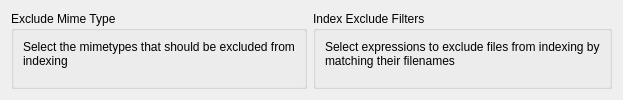
<?xml version="1.0" encoding="UTF-8"?>
<ui version="4.0">
 <author>Sebastian Trueg &lt;trueg@kde.org&gt;</author>
 <class>ExcludeFilterSelectionWidget</class>
 <widget class="QWidget" name="ExcludeFilterSelectionWidget">
  <layout class="QHBoxLayout" name="horizontalLayout">
   <item>
    <widget class="QGroupBox" name="groupBox_3">
     <property name="title">
      <string>Exclude Mime Type</string>
     </property>
     <layout class="QVBoxLayout" name="verticalLayout_3">
      <item>
       <widget class="QLabel" name="label">
        <property name="text">
         <string>Select the mimetypes that should be excluded from indexing</string>
        </property>
        <property name="wordWrap">
         <bool>true</bool>
        </property>
       </widget>
      </item>
      <item>
       <widget class="KEditListWidget" name="m_editMimeTypeExcludes"/>
      </item>
     </layout>
    </widget>
   </item>
   <item>
    <widget class="QGroupBox" name="groupBox">
     <property name="title">
      <string>Index Exclude Filters</string>
     </property>
     <layout class="QVBoxLayout" name="verticalLayout">
      <item>
       <widget class="QLabel" name="label_2">
        <property name="text">
         <string>Select expressions to exclude files from indexing by matching their filenames</string>
        </property>
        <property name="wordWrap">
         <bool>true</bool>
        </property>
       </widget>
      </item>
      <item>
       <widget class="KEditListWidget" name="m_editExcludeFilters"/>
      </item>
     </layout>
    </widget>
   </item>
  </layout>
 </widget>
 <customwidgets>
  <customwidget>
   <class>KEditListWidget</class>
   <extends>QWidget</extends>
   <header>keditlistwidget.h</header>
  </customwidget>
 </customwidgets>
 <resources/>
 <connections/>
</ui>
